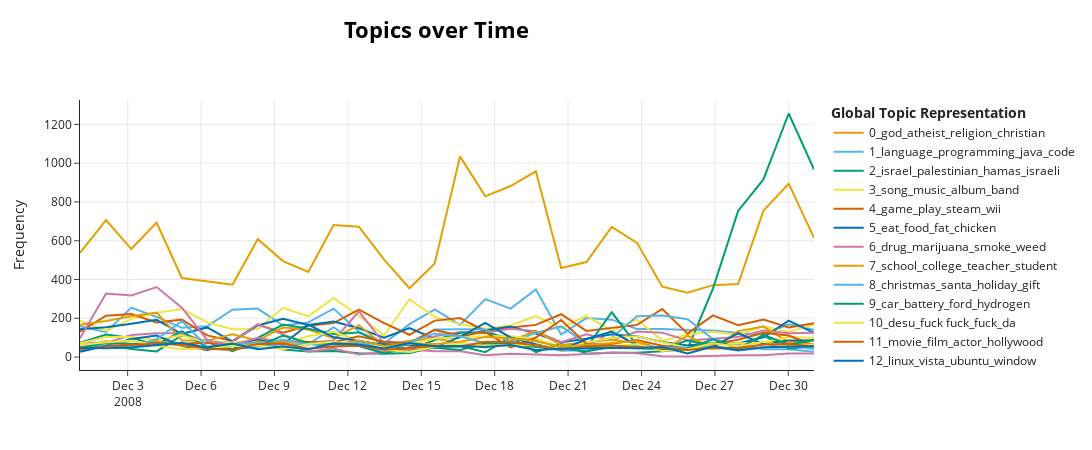

This figure's notebook cell:
### Code cell
topics_over_time = topic_model.topics_over_time(df['cleaned_body'], df['created_utc'], nr_bins=30)
topic_model.visualize_topics_over_time(topics_over_time, top_n_topics=20)
